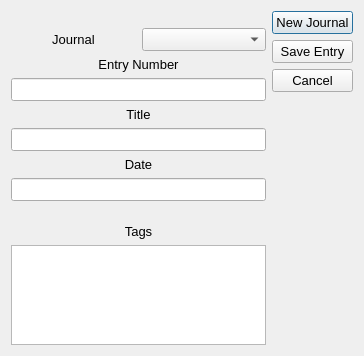
<?xml version="1.0" encoding="UTF-8"?>
<ui version="4.0">
 <class>SaveEntry</class>
 <widget class="QDialog" name="SaveEntry">
  <property name="geometry">
   <rect>
    <x>0</x>
    <y>0</y>
    <width>364</width>
    <height>356</height>
   </rect>
  </property>
  <property name="sizePolicy">
   <sizepolicy hsizetype="Fixed" vsizetype="Fixed">
    <horstretch>0</horstretch>
    <verstretch>0</verstretch>
   </sizepolicy>
  </property>
  <property name="font">
   <font>
    <pointsize>10</pointsize>
   </font>
  </property>
  <property name="windowTitle">
   <string>Dialog</string>
  </property>
  <layout class="QVBoxLayout" name="verticalLayout">
   <item>
    <layout class="QHBoxLayout" name="horizontalLayout">
     <item>
      <layout class="QVBoxLayout" name="entry_layout">
       <item>
        <spacer name="verticalSpacer_3">
         <property name="orientation">
          <enum>Qt::Vertical</enum>
         </property>
         <property name="sizeHint" stdset="0">
          <size>
           <width>20</width>
           <height>10</height>
          </size>
         </property>
        </spacer>
       </item>
       <item>
        <layout class="QHBoxLayout" name="horizontalLayout_2">
         <item>
          <widget class="QLabel" name="label_journ_sel">
           <property name="text">
            <string>Journal</string>
           </property>
           <property name="alignment">
            <set>Qt::AlignCenter</set>
           </property>
          </widget>
         </item>
         <item>
          <widget class="QComboBox" name="journ_sel"/>
         </item>
        </layout>
       </item>
       <item>
        <widget class="QLabel" name="label_num">
         <property name="text">
          <string>Entry Number</string>
         </property>
         <property name="alignment">
          <set>Qt::AlignCenter</set>
         </property>
        </widget>
       </item>
       <item>
        <widget class="QLineEdit" name="enter_num">
         <property name="sizePolicy">
          <sizepolicy hsizetype="Preferred" vsizetype="Fixed">
           <horstretch>0</horstretch>
           <verstretch>0</verstretch>
          </sizepolicy>
         </property>
        </widget>
       </item>
       <item>
        <widget class="QLabel" name="label_title">
         <property name="text">
          <string>Title</string>
         </property>
         <property name="alignment">
          <set>Qt::AlignCenter</set>
         </property>
        </widget>
       </item>
       <item>
        <widget class="QLineEdit" name="enter_title">
         <property name="sizePolicy">
          <sizepolicy hsizetype="Preferred" vsizetype="Fixed">
           <horstretch>0</horstretch>
           <verstretch>0</verstretch>
          </sizepolicy>
         </property>
        </widget>
       </item>
       <item>
        <widget class="QLabel" name="label_date">
         <property name="text">
          <string>Date</string>
         </property>
         <property name="alignment">
          <set>Qt::AlignCenter</set>
         </property>
        </widget>
       </item>
       <item>
        <widget class="QLineEdit" name="enter_date">
         <property name="sizePolicy">
          <sizepolicy hsizetype="Preferred" vsizetype="Fixed">
           <horstretch>0</horstretch>
           <verstretch>0</verstretch>
          </sizepolicy>
         </property>
        </widget>
       </item>
       <item>
        <spacer name="verticalSpacer">
         <property name="orientation">
          <enum>Qt::Vertical</enum>
         </property>
         <property name="sizeHint" stdset="0">
          <size>
           <width>20</width>
           <height>10</height>
          </size>
         </property>
        </spacer>
       </item>
       <item>
        <widget class="QLabel" name="label_tags">
         <property name="text">
          <string>Tags</string>
         </property>
         <property name="alignment">
          <set>Qt::AlignCenter</set>
         </property>
        </widget>
       </item>
       <item>
        <widget class="QPlainTextEdit" name="tags_list">
         <property name="sizePolicy">
          <sizepolicy hsizetype="Preferred" vsizetype="Maximum">
           <horstretch>0</horstretch>
           <verstretch>0</verstretch>
          </sizepolicy>
         </property>
         <property name="maximumSize">
          <size>
           <width>16777215</width>
           <height>100</height>
          </size>
         </property>
         <property name="textInteractionFlags">
          <set>Qt::NoTextInteraction</set>
         </property>
        </widget>
       </item>
      </layout>
     </item>
     <item>
      <layout class="QVBoxLayout" name="button_layout">
       <item>
        <widget class="QPushButton" name="b_new_journ">
         <property name="text">
          <string>New Journal</string>
         </property>
        </widget>
       </item>
       <item>
        <widget class="QPushButton" name="b_confirm">
         <property name="text">
          <string>Save Entry</string>
         </property>
        </widget>
       </item>
       <item>
        <widget class="QPushButton" name="b_cancel">
         <property name="text">
          <string>Cancel</string>
         </property>
        </widget>
       </item>
       <item>
        <spacer name="verticalSpacer_2">
         <property name="orientation">
          <enum>Qt::Vertical</enum>
         </property>
         <property name="sizeHint" stdset="0">
          <size>
           <width>20</width>
           <height>40</height>
          </size>
         </property>
        </spacer>
       </item>
      </layout>
     </item>
    </layout>
   </item>
  </layout>
 </widget>
 <resources/>
 <connections/>
</ui>
